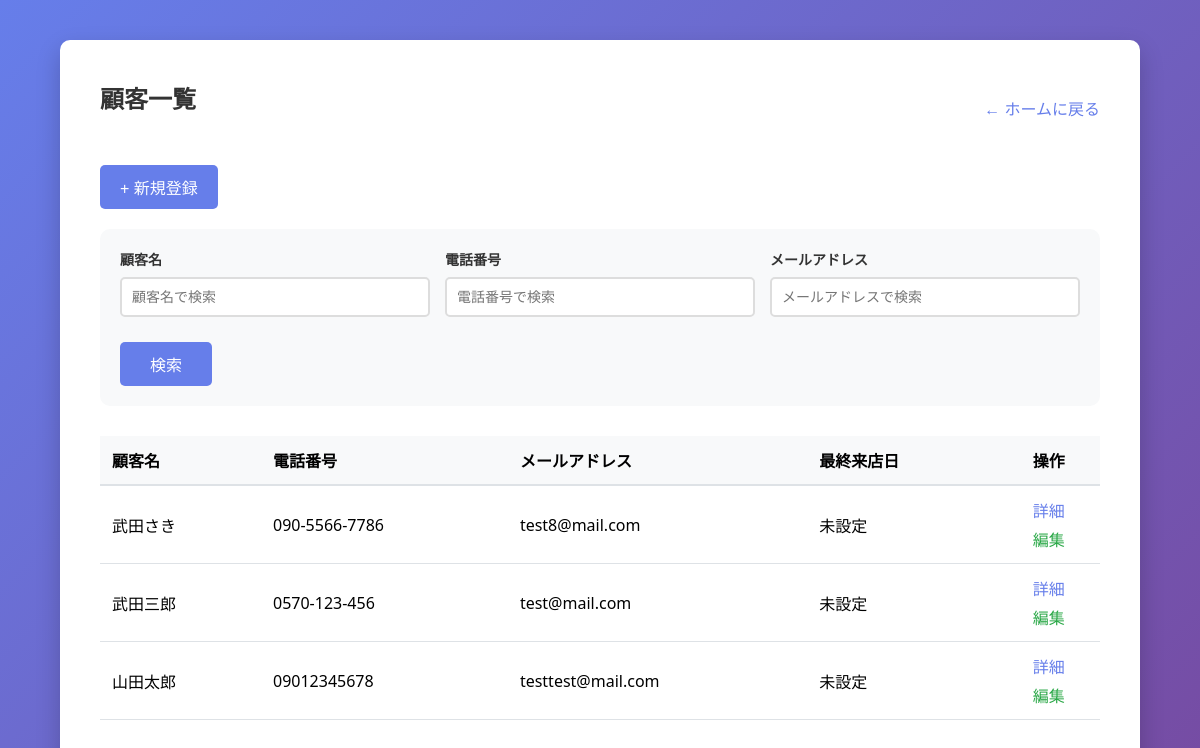
The app's page /customers/ (signed in), older data.
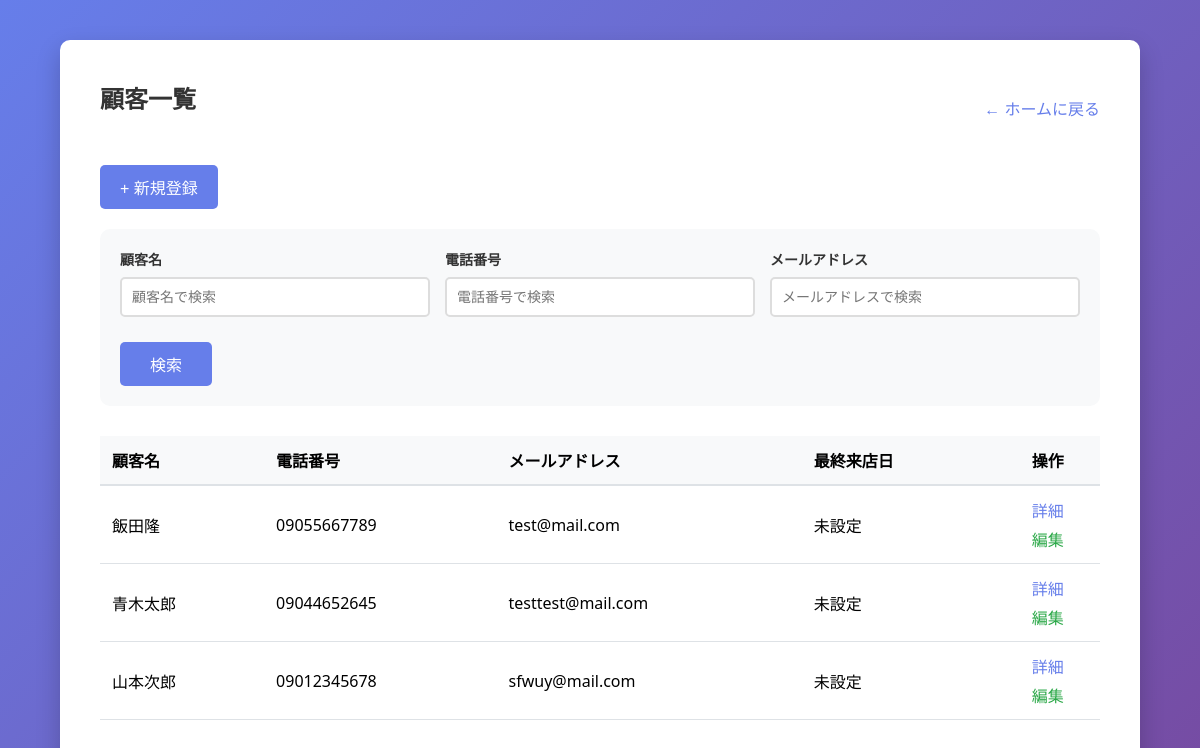
The same page, newer data.
### main/models.py (models this page shows, shortened)
class Customer(models.Model):
    phone_regex = RegexValidator(
        regex=r'^0\d{1,4}-?\d{1,4}-?\d{3,4}$',
        message="正しい電話番号形式で入力してください。（例: 090-1234-5678、03-1234-5678、0120-123-456）"
    )
    name = models.CharField(max_length=100, verbose_name="顧客名")
    phone_number = models.CharField(
        max_length=20,
        verbose_name="電話番号",
        validators=[phone_regex]
    )
    email = models.EmailField(unique=True, verbose_name="メールアドレス")  # 追加
    memo = models.TextField(blank=True, verbose_name="メモ")
    last_visit_date = models.DateField(null=True, blank=True, verbose_name="最終来店日")
    created_at = models.DateTimeField(auto_now_add=True, verbose_name="登録日時")
    updated_at = models.DateTimeField(auto_now=True, verbose_name="更新日時")
    class Meta:
        verbose_name = "顧客"
        verbose_name_plural = "顧客"

### main/views.py (the view)
# urls.py: path('customers/', views.customer_list, name='customer_list'),
@login_required(login_url='login')
def customer_list(request):
    search_name = request.GET.get('search_name', '')
    search_phone = request.GET.get('search_phone', '')
    search_email = request.GET.get('search_email', '')
    customers = Customer.objects.all()
    if search_name:
        customers = customers.filter(name__icontains=search_name)
    if search_phone:
        customers = customers.filter(phone_number__icontains=search_phone)
    if search_email:
        customers = customers.filter(email__icontains=search_email)
    customers = customers.order_by('-created_at')
    return render(request, 'main/customer_list.html', {
        'customers': customers,
        'search_name': search_name,
        'search_phone': search_phone,
        'search_email': search_email,
    })

### main/templates/main/customer_list.html (shortened to what this page needs)
{% extends 'main/base.html' %}
{% block content %}
<div style="display: flex; justify-content: space-between; align-items: center; margin-bottom: 20px;">
    <h2>顧客一覧</h2>
    <a href="{% url 'admin-home' %}" style="text-decoration: none; color: #667eea;">← ホームに戻る</a>
</div>
<div style="margin-bottom: 20px;">
    <a href="{% url 'customer_add' %}" style="text-decoration: none;">
        <button style="width: auto; padding: 10px 20px;">+ 新規登録</button>
    </a>
</div>
<form method="get" style="margin-bottom: 30px; background: #f8f9fa; padding: 20px; border-radius: 10px;">
    <div style="display: grid; grid-template-columns: 1fr 1fr 1fr; gap: 15px; margin-bottom: 15px;">
        <div>
            <label for="search_name" style="display: block; font-size: 14px; font-weight: bold; color: #333; margin-bottom: 8px;">顧客名</label>
            <input type="text" id="search_name" name="search_name"
                   value="{{ search_name }}"
                   placeholder="顧客名で検索"
                   style="width: 100%; padding: 10px; border: 2px solid #ddd; border-radius: 5px; font-size: 14px; box-sizing: border-box;">
        </div>
        <div>
            <label for="search_phone" style="display: block; font-size: 14px; font-weight: bold; color: #333; margin-bottom: 8px;">電話番号</label>
            <input type="text" id="search_phone" name="search_phone"
                   value="{{ search_phone }}"
                   placeholder="電話番号で検索"
                   style="width: 100%; padding: 10px; border: 2px solid #ddd; border-radius: 5px; font-size: 14px; box-sizing: border-box;">
        </div>
        <div>
            <label for="search_email" style="display: block; font-size: 14px; font-weight: bold; color: #333; margin-bottom: 8px;">メールアドレス</label>
            <input type="text" id="search_email" name="search_email"
                   value="{{ search_email }}"
                   placeholder="メールアドレスで検索"
                   style="width: 100%; padding: 10px; border: 2px solid #ddd; border-radius: 5px; font-size: 14px; box-sizing: border-box;">
        </div>
    </div>
    <div style="display: flex; gap: 10px;">
        <button type="submit" style="width: auto; padding: 10px 30px;">検索</button>
    </div>
</form>
{% if customers %}
<div style="overflow-x: auto;">
    <table style="width: 100%; border-collapse: collapse; background: white;">
        <thead>
            <tr style="background: #f8f9fa; border-bottom: 2px solid #dee2e6;">
                <th style="padding: 12px; text-align: left;">顧客名</th>
                <th style="padding: 12px; text-align: left;">電話番号</th>
                <th style="padding: 12px; text-align: left;">メールアドレス</th>
                <th style="padding: 12px; text-align: left;">最終来店日</th>
                <th style="padding: 12px; text-align: center;">操作</th>
            </tr>
        </thead>
        <tbody>
            {% for customer in customers %}
            <tr style="border-bottom: 1px solid #dee2e6;">
                <td style="padding: 12px;">{{ customer.name }}</td>
                <td style="padding: 12px;">{{ customer.phone_number }}</td>
                <td style="padding: 12px;">{{ customer.email }}</td>
                <td style="padding: 12px;">{{ customer.last_visit_date|default:"未設定" }}</td>
                <td style="padding: 12px; text-align: center;">
                    <div style="display: flex; flex-direction: column; gap: 5px; align-items: center;">
                        <a href="{% url 'customer_detail' customer.id %}"
                            style="color: #667eea; text-decoration: none;">詳細</a>
                        <a href="{% url 'customer_edit' customer.id %}"
                            style="color: #28a745; text-decoration: none;">編集</a>
                    </div>
                </td>
            </tr>
            {% endfor %}
        </tbody>
    </table>
</div>
{% endif %}
{% endblock %}

Row changes from the older to the newer data that the page shows:
removed Customer: name "武田さき", phone_number "090-5566-7786", email "test8@mail.com", last_visit_date "未設定"
removed Customer: name "武田三郎", phone_number "0570-123-456", email "test@mail.com", last_visit_date "未設定"
removed Customer: name "山田太郎", phone_number "09012345678", email "testtest@mail.com", last_visit_date "未設定"
added Customer: name "飯田隆", phone_number "09055667789", email "test@mail.com", last_visit_date "未設定"
added Customer: name "青木太郎", phone_number "09044652645", email "testtest@mail.com", last_visit_date "未設定"
added Customer: name "山本次郎", phone_number "09012345678", email "sfwuy@mail.com", last_visit_date "未設定"
